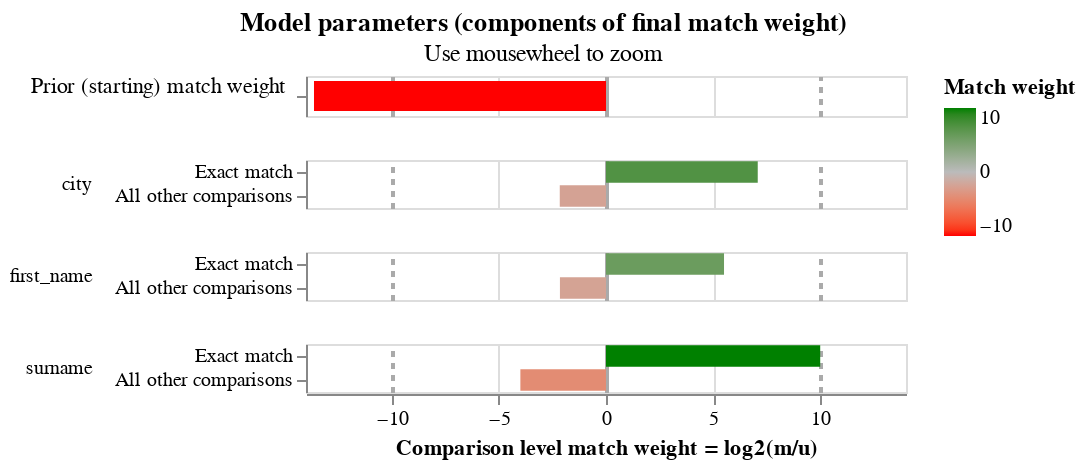

The cell this chart's notebook holds for it:
### Markdown cell above
Review the parameters
--

### Code cell
person_linker.match_weights_chart()

### Figure 1 — Vega-Lite specification as saved in the notebook (floating-point values rounded to 4 significant figures)
{"config": {"view": {"continuousWidth": 300, "continuousHeight": 300, "discreteHeight": 60, "discreteWidth": 400}, "header": {"title": null}, "mark": {"tooltip": null}, "title": {"anchor": "middle"}}, "vconcat": [{"mark": {"type": "bar", "clip": true, "height": 15}, "encoding": {"color": {"field": "log2_bayes_factor", "scale": {"domain": [-10, 0, 10], "interpolate": "lab", "range": ["red", "#bbbbbb", "green"]}, "title": "Match weight", "type": "quantitative"}, "tooltip": [{"field": "comparison_name", "title": "Comparison name", "type": "nominal"}, {"field": "probability_two_random_records_match", "format": ".4f", "title": "Probability two random records match", "type": "nominal"}, {"field": "log2_bayes_factor", "format": ",.4f", "title": "Equivalent match weight", "type": "quantitative"}, {"field": "bayes_factor_description", "title": "Match weight description", "type": "nominal"}], "x": {"axis": {"domain": false, "gridColor": {"condition": {"test": "abs(datum.value / 10)  <= 1 & datum.value % 10 === 0", "value": "#aaa"}, "value": "#ddd"}, "gridDash": {"condition": {"test": "abs(datum.value / 10) == 1", "value": [3]}, "value": null}, "gridWidth": {"condition": {"test": "abs(datum.value / 10)  <= 1 & datum.value % 10 === 0", "value": 2}, "value": 1}, "labels": false, "ticks": false, "title": ""}, "field": "log2_bayes_factor", "scale": {"domain": [-14, 14]}, "type": "quantitative"}, "y": {"axis": {"title": "Prior (starting) match weight", "titleAlign": "right", "titleAngle": 0, "titleFontWeight": "normal"}, "field": "label_for_charts", "sort": {"field": "comparison_vector_value", "order": "descending"}, "type": "nominal"}}, "height": 20, "transform": [{"filter": "(datum.comparison_name == 'probability_two_random_records_match')"}]}, {"mark": {"type": "bar", "clip": true}, "encoding": {"color": {"field": "log2_bayes_factor", "scale": {"domain": [-10, 0, 10], "interpolate": "lab", "range": ["red", "#bbbbbb", "green"]}, "title": "Match weight", "type": "quantitative"}, "row": {"field": "comparison_name", "header": {"labelAlign": "left", "labelAnchor": "middle", "labelAngle": 0}, "sort": {"field": "comparison_sort_order"}, "type": "nominal"}, "tooltip": [{"field": "comparison_name", "title": "Comparison name", "type": "nominal"}, {"field": "label_for_charts", "title": "Label", "type": "ordinal"}, {"field": "sql_condition", "title": "SQL condition", "type": "nominal"}, {"field": "m_probability", "format": ".4f", "title": "M probability", "type": "quantitative"}, {"field": "u_probability", "format": ".4f", "title": "U probability", "type": "quantitative"}, {"field": "bayes_factor", "format": ",.4f", "title": "Bayes factor = m/u", "type": "quantitative"}, {"field": "log2_bayes_factor", "format": ",.4f", "title": "Match weight = log2(m/u)", "type": "quantitative"}, {"field": "bayes_factor_description", "title": "Match weight description", "type": "nominal"}], "x": {"axis": {"gridColor": {"condition": {"test": "abs(datum.value / 10)  <= 1 & datum.value % 10 === 0", "value": "#aaa"}, "value": "#ddd"}, "gridDash": {"condition": {"test": "abs(datum.value / 10) == 1", "value": [3]}, "value": null}, "gridWidth": {"condition": {"test": "abs(datum.value / 10)  <= 1 & datum.value % 10 === 0", "value": 2}, "value": 1}, "title": "Comparison level match weight = log2(m/u)"}, "field": "log2_bayes_factor", "scale": {"domain": [-14, 14]}, "type": "quantitative"}, "y": {"axis": {"title": null}, "field": "label_for_charts", "sort": {"field": "comparison_vector_value", "order": "descending"}, "type": "nominal"}}, "height": {"step": 12}, "resolve": {"axis": {"y": "independent"}, "scale": {"y": "independent"}}, "transform": [{"filter": "(datum.comparison_name != 'probability_two_random_records_match')"}]}], "data": {"name": "data-09f8cb18b1b4be45b44776c510ed8013"}, "params": [{"name": "mouse_zoom", "select": {"type": "interval", "encodings": ["x"]}, "bind": "scales", "views": []}], "resolve": {"axis": {"y": "independent"}, "scale": {"y": "independent"}}, "title": {"text": "Model parameters (components of final match weight)", "subtitle": "Use mousewheel to zoom"}, "$schema": "https://vega.github.io/schema/vega-lite/v5.9.3.json", "datasets": {"data-09f8cb18b1b4be45b44776c510ed8013": [{"comparison_name": "probability_two_random_records_match", "sql_condition": null, "label_for_charts": "", "m_probability": null, "u_probability": null, "m_probability_description": null, "u_probability_description": null, "has_tf_adjustments": false, "tf_adjustment_column": null, "tf_adjustment_weight": null, "is_null_level": false, "bayes_factor": 7.904e-05, "log2_bayes_factor": -13.63, "comparison_vector_value": 0, "max_comparison_vector_value": 0, "bayes_factor_description": "The probability that two random records drawn at random match is 0.000 or one in  12,652.2 records.This is equivalent to a starting match weight of -13.627.", "probability_two_random_records_match": 7.904e-05, "comparison_sort_order": -1}, {"comparison_name": "city", "sql_condition": "\"city_l\" = \"city_r\"", "label_for_charts": "Exact match", "m_probability": 0.7772, "u_probability": 0.005739, "m_probability_description": "Amongst matching record comparisons, 77.72% of records are in the exact match comparison level", "u_probability_description": "Amongst non-matching record comparisons, 0.57% of records are in the exact match comparison level", "has_tf_adjustments": false, "tf_adjustment_column": null, "tf_adjustment_weight": 1.0, "is_null_level": false, "bayes_factor": 135.4, "log2_bayes_factor": 7.081, "comparison_vector_value": 1, "max_comparison_vector_value": 1, "bayes_factor_description": "If comparison level is `exact match` then comparison is 135.42 times more likely to be a match", "probability_two_random_records_match": 7.904e-05, "comparison_sort_order": 0}, {"comparison_name": "city", "sql_condition": "ELSE", "label_for_charts": "All other comparisons", "m_probability": 0.2228, "u_probability": 0.9943, "m_probability_description": "Amongst matching record comparisons, 22.28% of records are in the all other comparisons comparison level", "u_probability_description": "Amongst non-matching record comparisons, 99.43% of records are in the all other comparisons comparison level", "has_tf_adjustments": false, "tf_adjustment_column": null, "tf_adjustment_weight": 1.0, "is_null_level": false, "bayes_factor": 0.2241, "log2_bayes_factor": -2.158, "comparison_vector_value": 0, "max_comparison_vector_value": 1, "bayes_factor_description": "If comparison level is `all other comparisons` then comparison is  4.46 times less likely to be a match", "probability_two_random_records_match": 7.904e-05, "comparison_sort_order": 0}, {"comparison_name": "first_name", "sql_condition": "\"first_name_l\" = \"first_name_r\"", "label_for_charts": "Exact match", "m_probability": 0.8895, "u_probability": 0.01955, "m_probability_description": "Amongst matching record comparisons, 88.95% of records are in the exact match comparison level", "u_probability_description": "Amongst non-matching record comparisons, 1.96% of records are in the exact match comparison level", "has_tf_adjustments": false, "tf_adjustment_column": null, "tf_adjustment_weight": 1.0, "is_null_level": false, "bayes_factor": 45.49, "log2_bayes_factor": 5.507, "comparison_vector_value": 1, "max_comparison_vector_value": 1, "bayes_factor_description": "If comparison level is `exact match` then comparison is 45.49 times more likely to be a match", "probability_two_random_records_match": 7.904e-05, "comparison_sort_order": 1}, {"comparison_name": "first_name", "sql_condition": "ELSE", "label_for_charts": "All other comparisons", "m_probability": 0.2209, "u_probability": 0.9804, "m_probability_description": "Amongst matching record comparisons, 22.09% of records are in the all other comparisons comparison level", "u_probability_description": "Amongst non-matching record comparisons, 98.04% of records are in the all other comparisons comparison level", "has_tf_adjustments": false, "tf_adjustment_column": null, "tf_adjustment_weight": 1.0, "is_null_level": false, "bayes_factor": 0.2253, "log2_bayes_factor": -2.15, "comparison_vector_value": 0, "max_comparison_vector_value": 1, "bayes_factor_description": "If comparison level is `all other comparisons` then comparison is  4.44 times less likely to be a match", "probability_two_random_records_match": 7.904e-05, "comparison_sort_order": 1}, {"comparison_name": "surname", "sql_condition": "\"surname_l\" = \"surname_r\"", "label_for_charts": "Exact match", "m_probability": 0.9687, "u_probability": 0.0009485, "m_probability_description": "Amongst matching record comparisons, 96.87% of records are in the exact match comparison level", "u_probability_description": "Amongst non-matching record comparisons, 0.09% of records are in the exact match comparison level", "has_tf_adjustments": false, "tf_adjustment_column": null, "tf_adjustment_weight": 1.0, "is_null_level": false, "bayes_factor": 1021.0, "log2_bayes_factor": 9.996, "comparison_vector_value": 1, "max_comparison_vector_value": 1, "bayes_factor_description": "If comparison level is `exact match` then comparison is 1,021.31 times more likely to be a match", "probability_two_random_records_match": 7.904e-05, "comparison_sort_order": 2}, {"comparison_name": "surname", "sql_condition": "ELSE", "label_for_charts": "All other comparisons", "m_probability": 0.06263, "u_probability": 0.9991, "m_probability_description": "Amongst matching record comparisons, 6.26% of records are in the all other comparisons comparison level", "u_probability_description": "Amongst non-matching record comparisons, 99.91% of records are in the all other comparisons comparison level", "has_tf_adjustments": false, "tf_adjustment_column": null, "tf_adjustment_weight": 1.0, "is_null_level": false, "bayes_factor": 0.06269, "log2_bayes_factor": -3.996, "comparison_vector_value": 0, "max_comparison_vector_value": 1, "bayes_factor_description": "If comparison level is `all other comparisons` then comparison is  15.95 times less likely to be a match", "probability_two_random_records_match": 7.904e-05, "comparison_sort_order": 2}]}}
